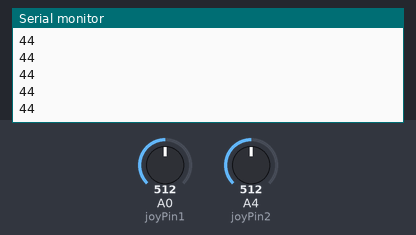
Bench run of a sketch on a simulated Arduino Uno, built with avr-gcc and run on an emulated ATmega328P. On the bench: the last lines printed to the serial monitor. Inputs (shaded band) come from the test bench; at power-on: A0 (joyPin1) = 512, A4 (joyPin2) = 512.

Above: at 1.2 s.
1.3 s: A0 (joyPin1) set to 716
At 1.66 s:
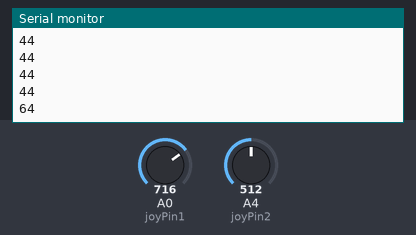
2.8 s: A4 (joyPin2) set to 716
At 2.86 s:
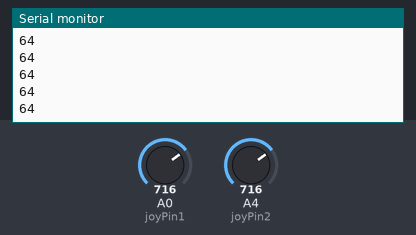
4.3 s: A0 (joyPin1) set to 900
At 4.46 s:
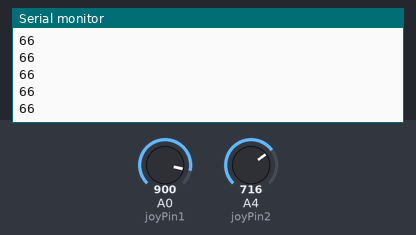
5.8 s: A4 (joyPin2) set to 900
At 5.87 s:
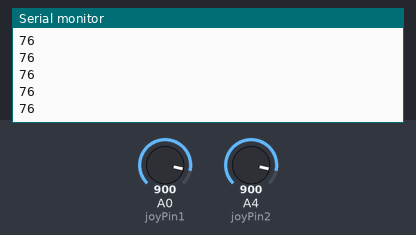
Timing chart, 0 to 8.3 s (numbered marks = the images above; inputs shaded):
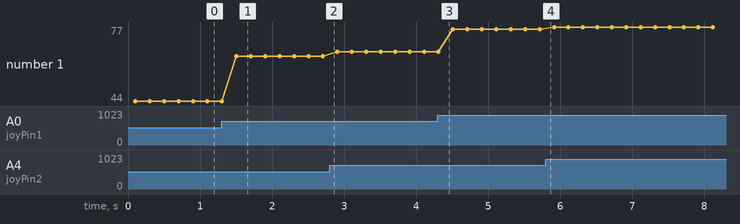

The sketch:

BluetoothJoystick.ino
```cpp
int joyPin1 = 0;                 // slider variable connecetd to analog pin 0
int joyPin2 = 4;                 // slider variable connecetd to analog pin 1
int value1 = 0;                  // variable to read the value from the analog pin 0
int value2 = 0;                  // variable to read the value from the analog pin 1
void setup() {
             // initializes digital pins 0 to 7 as outputs
  Serial.begin(9600);
}

int treatValue(int data) {
  return (data * 9 / 1024) ;
}

void loop() {
  // reads the value of the variable resistor
  value1 = analogRead(joyPin1);
  // this small pause is needed between reading
  // analog pins, otherwise we get the same value twice
  delay(100);
  // reads the value of the variable resistor
  value2 = analogRead(joyPin2);

  value1 = treatValue(value1);
value2 = treatValue(value2);

Serial.println(String(value1) + String(value2));
delay(100);
}
```

Measured:
- after the input at 1.3 s, the serial monitor: prints a new line after 0.20 s (image 1)
- plotted number 1: 44 → 64 after the input at 1.3 s, 64 → 66 after the input at 2.8 s, 66 → 76 after the input at 4.3 s, 76 → 77 after the input at 5.8 s
